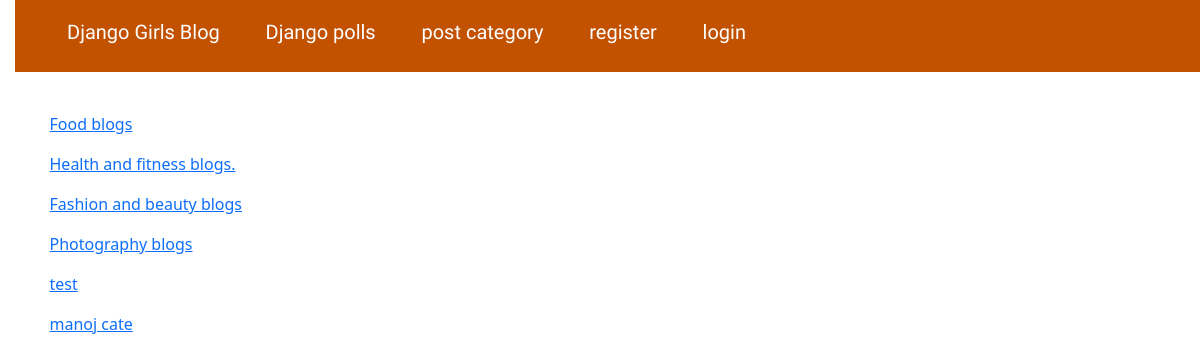
Page /post/category on the earlier database version.
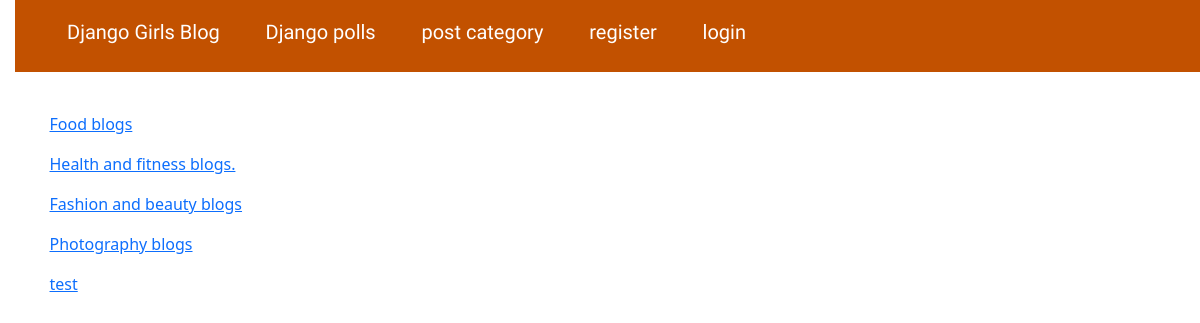
Same page on the later database version.
### djangogirls/models.py (models this page shows, shortened)
class Category(models.Model):
    name = models.CharField(max_length=200)
    image = models.ImageField(upload_to='catimg/', blank=True)
    description = models.TextField(blank=True)
    slug = models.SlugField(max_length=200)

### djangogirls/views.py (the view)
# urls.py: path('post/category', postCategory, name='post_category'),
def postCategory(request):
    cat = Category.objects.all()
    context = {'category':cat}
    return render(request, 'djangogirls/post_cat.html', context)

### djangogirls/templates/djangogirls/post_cat.html
{% extends 'djangogirls/base.html' %}
{% block content %}
<table>
    {% for cat in category%}
    <tr>
        <a href="{% url 'cat_detail' pk=cat.id %}"><p>{{cat.name}}</p></a>
    </tr>
    {% endfor %}
</table>
{% endblock %}

### djangogirls/templates/djangogirls/base.html (shortened to what this page needs)
{% load static %}
<!DOCTYPE html>
<html lang="en">
<head>
    <link rel="stylesheet" href="https://cdn.jsdelivr.net/npm/bootstrap-icons@1.10.5/font/bootstrap-icons.css">
    <link rel="stylesheet" href="https://cdn.jsdelivr.net/npm/bootstrap@5.1.3/dist/css/bootstrap.min.css"
>
    <link rel="stylesheet" href="{% static '/css/djangogirls.css' %}">
</head>
<body>
    <header class="page-header">
        <div class="container d-flex">
            <h1><a href="/">Django Girls Blog<a></h1> &nbsp; &nbsp; &nbsp; &nbsp; &nbsp; &nbsp;
                <h1><a href="{% url 'polls:homepage' %}">Django polls<a></h1> &nbsp; &nbsp; &nbsp; &nbsp; &nbsp; &nbsp;
            <h1><a href="{% url 'post_category' %}">post category<a></h1> &nbsp; &nbsp; &nbsp; &nbsp; &nbsp; &nbsp;
            {% if user.is_authenticated %}
            <h1><a href="{% url 'userprofileview' %}">{{user.first_name}}<a></h1> &nbsp; &nbsp; &nbsp; &nbsp; &nbsp; &nbsp;
            <h1><a href="{% url 'userlogout' %}">logout<a></h1> &nbsp; &nbsp; &nbsp; &nbsp; &nbsp; &nbsp;
            <h1><a href="{% url 'post_new' %}">Create Post<a></h1> &nbsp; &nbsp; &nbsp; &nbsp; &nbsp; &nbsp;
            {% else %}
            <h1><a href="/register/">register<a></h1> &nbsp; &nbsp; &nbsp; &nbsp; &nbsp; &nbsp;
            <h1><a href="/login/">login<a></h1> &nbsp; &nbsp; &nbsp; &nbsp; &nbsp; &nbsp;
            {% endif %}
        </div>
    </header>
    <main class="container">
        <div class="row">
            <div class="col">
                {% block content %}
                {% endblock %}
            </div>
        </div>
    </main>
</body>
</html>

### djangogirls/static/css/djangogirls.css (style rules this page uses)
body { padding-left: 15px; }
.page-header { background-color: #C25100; margin-top: 0; margin-bottom: 40px; padding: 20px 20px 20px 40px; }
.page-header h1, .page-header h1 a, .page-header h1 a:visited, .page-header h1 a:active { color: #ffffff; font-size: 15pt; text-decoration: none; }
h1, h2, h3, h4 { font-family: 'Lobster', cursive; }

Differences in the rows shown:
removed Category: name "manoj cate"
